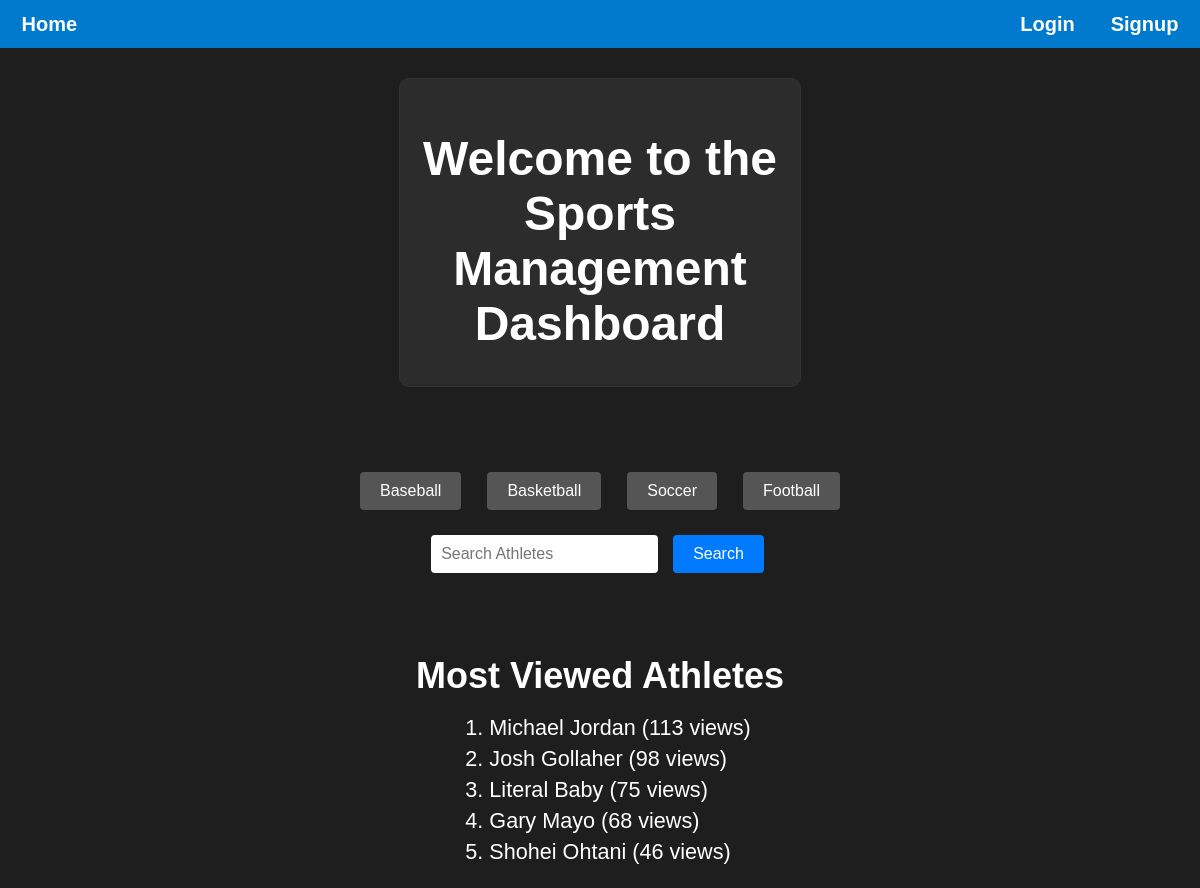
The page / on the database its author committed.
### main/models.py (models this page shows, shortened)
class Athlete(models.Model):
    SPORT_CHOICES = [
        ('baseball', 'baseball'),
        ('basketball', 'basketball'),
        ('soccer', 'soccer'),
        ('football', 'football'),
    ]
    id = models.AutoField(primary_key=True)
    firstName = models.CharField(max_length=20, default='N/A')
    lastName = models.CharField(max_length=20, default='N/A')
    height = models.CharField(max_length=5, default='N/A',blank=True, null=True)
    weight = models.IntegerField(blank=True, null=True)
    birthDate = models.DateField(blank=True, null=True)
    age = models.IntegerField(blank=True, null=True)
    wins = models.IntegerField(blank=True, null=True)
    losses = models.IntegerField(blank=True, null=True)
    joinYear = models.IntegerField(blank=True, null=True)
    sport = models.CharField(max_length=20, choices=SPORT_CHOICES, default='Baseball')
    teamName = models.CharField(max_length=20, default='N/A')
    position = models.CharField(max_length=20, default='N/A', blank=True, null=True)
    gamesPlayed = models.IntegerField(default=0, blank=True, null=True)
    numViews = models.IntegerField(default=0, blank=True, null=True)

### main/views.py (the view, shortened to what this page needs)
# urls.py: path("", views.landing_page, name="landing_page"),
def landing_page(request):
    logged_in = request.session.get('logged_in', False)
    curr_user_name = request.session.get('curr_user_name', "")
    viewed_athletes = Athlete.objects.order_by("-numViews")[:5]
    search_form = AthleteSearchForm(request.GET or None)
    search_results = []
    context = {
        "logged_in": logged_in,
        "curr_user_name": curr_user_name,
        "viewed_athletes": viewed_athletes,
        "search_form": search_form,
        "search_results": search_results
    }
    return render(request, "main/landing_page.html", context)

### main/forms.py
class AthleteSearchForm(forms.Form):
    search_query = forms.CharField(
        label="Search Athletes",
        max_length=100,
        required=False,
        widget=forms.TextInput(attrs={'style': 'width: 200px;'})
    )

### main/templates/main/landing_page.html (shortened to what this page needs)
{% load static %}
<!DOCTYPE html>
<html lang="en">
<head>
    <link rel="stylesheet" href="{% static 'styles.css' %}" />
</head>
<body>
    <div class="header">
        <p><a href="{% url 'landing_page' %}">Home</a></p>
        <div class="header-container">
            {% if not logged_in %}
            <p><a href="{% url 'login_page' %}">Login</a></p>
            <p><a href="{% url 'signup_page' %}">Signup</a></p>
            {% else %}
            <p><a href="{% url 'logout' %}">Logout</a></p>
            <p><a href="{% url 'user_page' curr_user_name %}">Profile</a></p>
            {% endif %}
        </div>
    </div>
    <div class="container">
        <h1>Welcome to the Sports Management Dashboard</h1>
    </div>
    <div class="sports-buttons">
        <form action="{% url 'sports_page' sport='baseball' %}" method="get" style="display:inline;">
            <button type="submit" class="btn-secondary">Baseball</button>
        </form>
        <form action="{% url 'sports_page' sport='basketball' %}" method="get" style="display:inline;">
            <button type="submit" class="btn-secondary">Basketball</button>
        </form>
        <form action="{% url 'sports_page' sport='soccer' %}" method="get" style="display:inline;">
            <button type="submit" class="btn-secondary">Soccer</button>
        </form>
        <form action="{% url 'sports_page' sport='football' %}" method="get" style="display:inline;">
            <button type="submit" class="btn-secondary">Football</button>
        </form>
    </div>
    <div class="search-container">
        <form method="get" action="{% url 'search_page' %}" class="search-form">
            <input type="text" name="search_query" placeholder="Search Athletes" value="{{ search_form.search_query.value|default:'' }}" />
            <button type="submit">Search</button>
        </form>
    </div>
    <h2 class="viewed-athletes-title">Most Viewed Athletes</h2>
    <ol>
        {% for athlete in viewed_athletes %}
            <li><a href="{% url 'athlete_page' sport=athlete.sport athlete_id=athlete.id%}">{{ athlete.firstName }} {{ athlete.lastName }} ({{ athlete.numViews }} views)</li>
        {% endfor %}
    </ol>
</body>
</html>

### main/static/styles.css (style rules this page uses)
body { background-color: #1e1e1e; color: #ffffff; font-family: Arial, sans-serif; display: flex; flex-direction: column; align-items: center; min-height: 100vh; margin: 0; }
.header { display: flex; flex: auto; background-color: #007acc; font-size: 20px; font-weight: 600; justify-content: space-around; align-items: center; gap: 75%; max-height: 48px; min-width: 100%; }
.header-container { display: flex; justify-content: space-between; gap: 36px; }
.container { text-align: center; padding: 20px; border: 1px solid #333; border-radius: 10px; background-color: #2c2c2c; margin-top: 30px; width: 30%; }
h1 { font-size: 3em; margin-bottom: 15px; }
a { color: inherit; text-decoration: none; }
input { width: 50px; margin: 10px auto; }
button { font-size: 1em; color: #ffffff; background-color: #007acc; border: none; padding: 10px 20px; border-radius: 5px; cursor: pointer; margin: 5px; }
.search-container { display: flex; justify-content: center; align-items: center; min-width: 50%; padding: 10px; margin-bottom: 2rem; }
.search-form { display: flex; align-items: center; gap: 10px; }
.viewed-athletes-title { font-size: 36px; margin-bottom: 0; }
.viewed-athletes-title+ol li { font-size: 1.2em; margin-bottom: 5px; }
ol { font-size: 18px; }
.search-form input[type="text"] { width: 80%; padding: 10px; font-size: 1rem; border: none; border-radius: 4px; }
.search-form button { padding: 10px 20px; background-color: #007bff; color: #fff; border: none; border-radius: 4px; cursor: pointer; }
.sports-buttons { display: flex; justify-content: center; gap: 1rem; margin-top: 5rem; }
.btn-secondary { padding: 10px 20px; background-color: #555; color: #fff; border: none; border-radius: 4px; cursor: pointer; }

### rows shown on the page
Athlete: firstName "Michael", lastName "Jordan", numViews "113"
Athlete: firstName "Josh", lastName "Gollaher", numViews "98"
Athlete: firstName "Literal", lastName "Baby", numViews "75"
Athlete: firstName "Gary", lastName "Mayo", numViews "68"
Athlete: firstName "Shohei", lastName "Ohtani", numViews "46"
